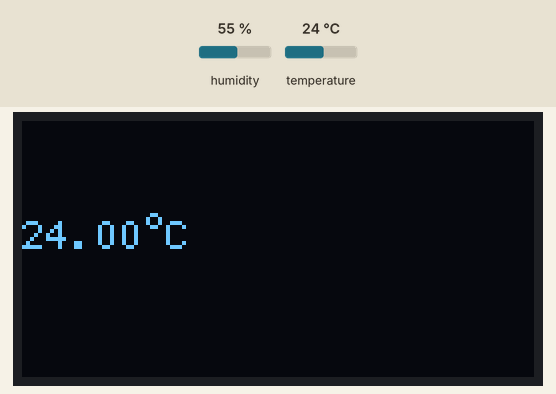
Bench run of a sketch on a simulated Arduino Uno, built with avr-gcc and run on an emulated ATmega328P. On the bench: 128×64 one-colour display. Inputs (shaded band) come from the test bench; at power-on: temperature 24 °C, humidity 55 %. What the sketch prints to the serial monitor is not drawn.

Above: at 4.1 s.
4.2 s: temperature set to 12 °C
At 6.6 s:
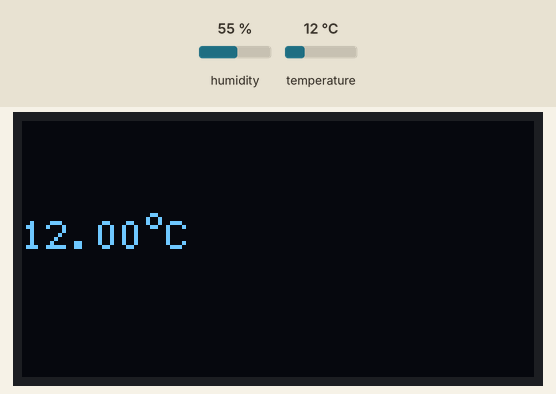
7.4 s: temperature set to 19 °C
10.6 s: temperature set to 28 °C
At 13.3 s:
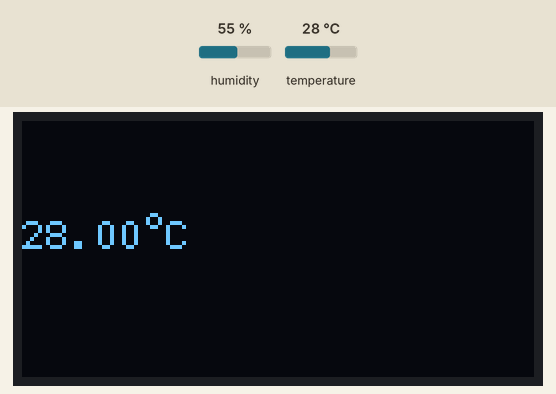
Timing chart, 0 to 14.8 s (numbered marks = the images above; inputs shaded):
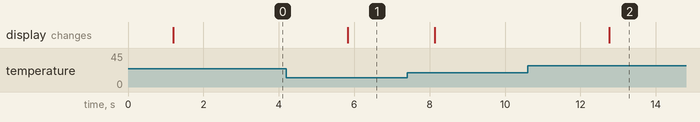

The sketch:

DHT-OLED-2.ino
```cpp
#include <Arduino.h>
#include <U8g2lib.h>
#include "DHT.h"
#include <Wire.h>

#define DHTTYPE DHT11   // DHT 11

// Initalize the SSED1306 OLED
U8G2_SSD1306_128X64_NONAME_1_HW_I2C oled(U8G2_R0, /* reset=*/ U8X8_PIN_NONE);

const byte DHTPIN = 8;

// Initialize DHT sensor.
DHT dht(DHTPIN, DHTTYPE);

void setup() {
  Serial.begin(9600);

  dht.begin();

  oled.begin();
  oled.enableUTF8Print();
  oled.setFont(u8g2_font_6x12_me);
}

void loop() {
  // Wait a few seconds between measurements.
  delay(1000);

  // Reading temperature or humidity takes about 250 milliseconds!
  // Sensor readings may also be up to 2 seconds 'old' (its a very slow sensor)
  float h = dht.readHumidity();

  // Read temperature as Celsius (the default)
  float t = dht.readTemperature();

  // Check if any reads failed and exit early (to try again).
  if (isnan(h) || isnan(t)) {
    Serial.println(F("Failed to read from DHT sensor!"));
    return;
  }

  // Serial output
  Serial.print(F("Humidity: "));
  Serial.print(h);
  Serial.print(F("%  Temperature: "));
  Serial.print(t);
  Serial.print(F("°C "));
  Serial.println();
  // - - - - - - - - - - -
  float f = round(t*10)/10;
    Serial.print(t);
    Serial.print(" ");
    Serial.println(f);

  oled.firstPage();
  do {
    oled.setCursor(0,32);
    oled.print(f);
    oled.print("°C");
  } while ( oled.nextPage() );
  // - - - - - - - - - - -
}
```

Measured:
- after the input at 4.2 s, the display: changes after 1.6 s (image 1)
- after the input at 10.6 s, the display: changes after 2.2 s (image 2)
